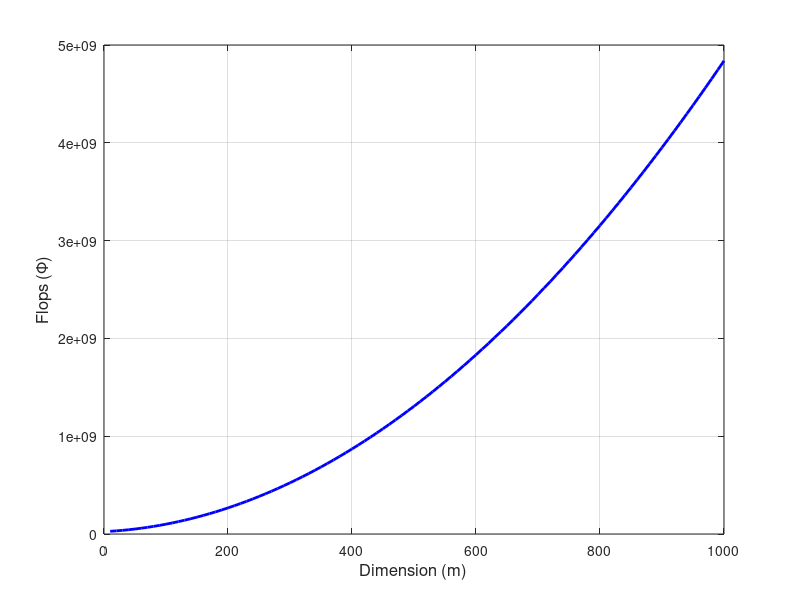

The MATLAB script that drew this image:
function plot_Phi_vs_m()   


    % Numerical example in Section 3.3
    
    % Reference:
    %   Paper   = "A proximal Gauss-Seidel algorithm for solving a 
    %              generalized low-tubal-rank tensor approximation problem 
    %              based on the t-product"
    %   Author = Soto-Quiros, Pablo (jusoto@tec.ac.cr)

    % Dimensions
    n = 50;
    p = 30;
    q = 40;
    r = 5;
    s = 10;
    k = 15;
    
    m_values = 10:10:1000;
        
    Phi_values = zeros(size(m_values));
       
    for i = 1:length(m_values)
        m = m_values(i);
        Phi_values(i) = calculate_Phi(m, n, p, q, r, s, k);
    end
        
    figure;
    plot(m_values, Phi_values, 'b-', 'LineWidth', 2);
    grid on;
    xlabel('Dimension (m)', 'FontSize', 12);
    ylabel('Flops (\Phi)', 'FontSize', 12);

end

function Phi = calculate_Phi(m, n, p, q, r, s, k)
    % Compute Φ1
    term1 = m.^2 * p;
    term2 = n^2 * q;
    term3 = 3 * r * (m*p + n*q);
    term4 = (p + 1) * r^3;
    term5 = (q + m + r^2) * r^2;
    term6 = (m + r) .* (p + r) * q;
    
    Phi1 = s * (term1 + term2 + term3 + term4 + term5 + term6);
    
    % Compute Φ2
    termA = m * (2*p + r + 3*s);
    termB = n * (3*q + r);
    termC = p * (2*r + s);
    termD = q * (2*r + s);
    termE = r * (2*r + 3*s);
    
    Phi2 = s * (termA + termB + termC + termD + termE);
    
    % Compute Φ 
    Phi = k * (Phi1 + Phi2 * log(s));
end
